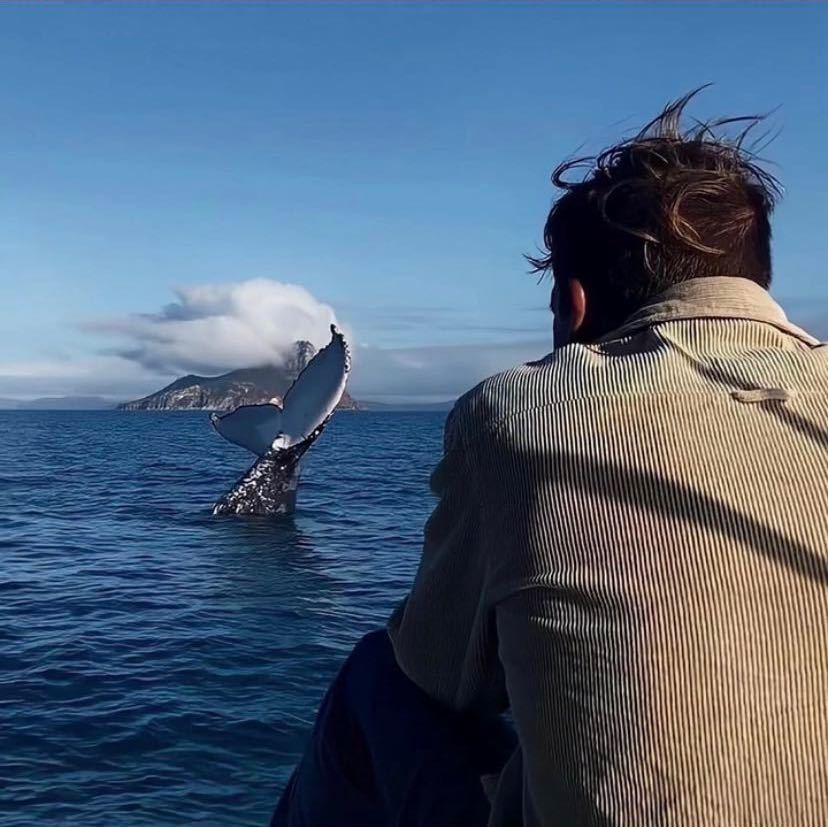
//> input picture pro.jpg, 828 x 827 px
$ ./源   (built with g++ and OpenCV 4)
//> lines starting //> are read from the running program, lines starting //| are printed output that depends on the picture
#include <iostream>
#include <opencv2/core.hpp>
#include <opencv2/highgui.hpp>
#include <opencv2/imgproc.hpp>
#include<opencv2/opencv.hpp>

using namespace std;
using namespace cv;

const int bins = 256;
Mat src;

//const char* winTitle = "input image";
//void showHistogram();
//void drawHistogram(Mat& image);

void drawHistogram(Mat& image) {
    // 定义参数变量
    const int channels[1] = { 0 };
    const int bins[1] = { 256 };
    float hranges[2] = { 0,255 };
    const float* ranges[1] = { hranges };
    int dims = image.channels();
    if (dims == 3) {
        vector<Mat> bgr_plane;
        split(src, bgr_plane);
        Mat b_hist;
        Mat g_hist;
        Mat r_hist;
        // 计算Blue, Green, Red通道的直方图
        calcHist(&bgr_plane[0], 1, 0, Mat(), b_hist, 1, bins, ranges);
        calcHist(&bgr_plane[1], 1, 0, Mat(), g_hist, 1, bins, ranges);
        calcHist(&bgr_plane[2], 1, 0, Mat(), r_hist, 1, bins, ranges);
        // 显示直方图
        int hist_w = 512;
        int hist_h = 400;
        int bin_w = cvRound((double)hist_w / bins[0]);
        Mat histImage = Mat::zeros(hist_h, hist_w, CV_8UC3);
        // 归一化直方图数据
        normalize(b_hist, b_hist, 0, histImage.rows, NORM_MINMAX, -1, Mat());
        normalize(g_hist, g_hist, 0, histImage.rows, NORM_MINMAX, -1, Mat());
        normalize(r_hist, r_hist, 0, histImage.rows, NORM_MINMAX, -1, Mat());
        // 绘制直方图曲线
        for (int i = 1; i < bins[0]; i++) {
            line(histImage, Point(bin_w * (i - 1), hist_h - cvRound(b_hist.at<float>(i - 1))),
                Point(bin_w * (i), hist_h - cvRound(b_hist.at<float>(i))), Scalar(255, 0, 0), 2, 8, 0);
            line(histImage, Point(bin_w * (i - 1), hist_h - cvRound(g_hist.at<float>(i - 1))),
                Point(bin_w * (i), hist_h - cvRound(g_hist.at<float>(i))), Scalar(0, 255, 0), 2, 8, 0);
            line(histImage, Point(bin_w * (i - 1), hist_h - cvRound(r_hist.at<float>(i - 1))),
                Point(bin_w * (i), hist_h - cvRound(r_hist.at<float>(i))), Scalar(0, 0, 255), 2, 8, 0);

        }
        // 显示直方图
        namedWindow("直方图", WINDOW_AUTOSIZE);
        imshow("直方图", histImage);
    }
    else {
        Mat hist;
        // 计算Blue, Green, Red通道的直方图
        calcHist(&image, 1, 0, Mat(), hist, 1, bins, ranges);
        // 显示直方图
        int hist_w = 512;
        int hist_h = 400;
        int bin_w = cvRound((double)hist_w / bins[0]);
        Mat histImage = Mat::zeros(hist_h, hist_w, CV_8UC3);
        // 归一化直方图数据
        normalize(hist, hist, 0, histImage.rows, NORM_MINMAX, -1, Mat());
        // 绘制直方图曲线
        for (int i = 1; i < bins[0]; i++) {
            line(histImage, Point(bin_w * (i - 1), hist_h - cvRound(hist.at<float>(i - 1))),
                Point(bin_w * (i), hist_h - cvRound(hist.at<float>(i))), Scalar(0, 255, 0), 2, 8, 0);
        }
        // 显示直方图
        namedWindow("直方图", WINDOW_AUTOSIZE);
        imshow("直方图", histImage);
    }
}

void showHistogram() {
    // 三通道分离
    vector<Mat> bgr_plane;
    split(src, bgr_plane);
    // 定义参数变量
    const int channels[1] = { 0 };
    const int bins[1] = { 256 };
    float hranges[2] = { 0,255 };
    const float* ranges[1] = { hranges };
    Mat b_hist;
    Mat g_hist;
    Mat r_hist;
    // 计算Blue, Green, Red通道的直方图
    calcHist(&bgr_plane[0], 1, 0, Mat(), b_hist, 1, bins, ranges);
    calcHist(&bgr_plane[1], 1, 0, Mat(), g_hist, 1, bins, ranges);
    calcHist(&bgr_plane[2], 1, 0, Mat(), r_hist, 1, bins, ranges);
    // 显示直方图
    int hist_w = 512;
    int hist_h = 400;
    int bin_w = cvRound((double)hist_w / bins[0]);
    Mat histImage = Mat::zeros(hist_h, hist_w, CV_8UC3);
    // 归一化直方图数据
    normalize(b_hist, b_hist, 0, histImage.rows, NORM_MINMAX, -1, Mat());
    normalize(g_hist, g_hist, 0, histImage.rows, NORM_MINMAX, -1, Mat());
    normalize(r_hist, r_hist, 0, histImage.rows, NORM_MINMAX, -1, Mat());
    // 绘制直方图曲线
    for (int i = 1; i < bins[0]; i++) {
        line(histImage, Point(bin_w * (i - 1), hist_h - cvRound(b_hist.at<float>(i - 1))),
            Point(bin_w * (i), hist_h - cvRound(b_hist.at<float>(i))), Scalar(255, 0, 0), 2, 8, 0);
        line(histImage, Point(bin_w * (i - 1), hist_h - cvRound(g_hist.at<float>(i - 1))),
            Point(bin_w * (i), hist_h - cvRound(g_hist.at<float>(i))), Scalar(0, 255, 0), 2, 8, 0);
        line(histImage, Point(bin_w * (i - 1), hist_h - cvRound(r_hist.at<float>(i - 1))),
            Point(bin_w * (i), hist_h - cvRound(r_hist.at<float>(i))), Scalar(0, 0, 255), 2, 8, 0);

        // 显示直方图
        namedWindow("直方图", WINDOW_AUTOSIZE);
        imshow("直方图", histImage);
    }
}

    int main()
    {
        Mat srcImage, dstImage;
        srcImage = imread("C:/Users/李乾/Pictures/Saved Pictures/pro.jpg");
//> srcImage is the input picture: 827 rows x 828 cols, CV_8UC3; mean B, G, R 124.7, 101.2, 80.7

        //判断图像是否加载成功
        if (!srcImage.data)
        {
            cout << "图像加载失败!" << endl;
            return -1;
        }
        else
            cout << "图像加载成功!" << endl << endl;

        cvtColor(srcImage, srcImage, COLOR_BGR2GRAY);       //将原图像转换为灰度图
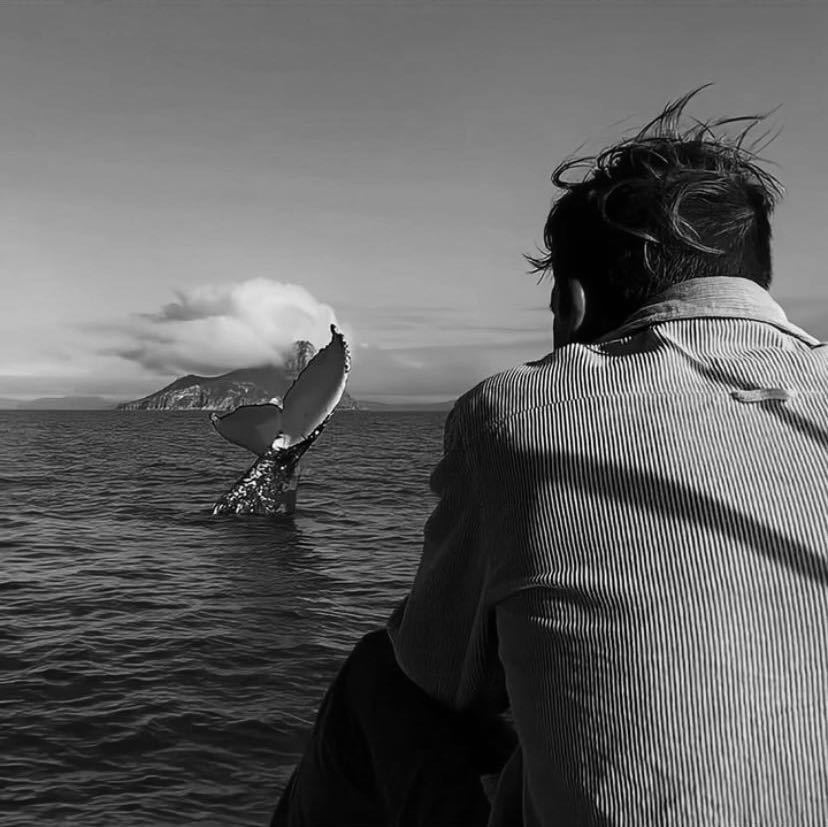
//> srcImage: 827 rows x 828 cols, CV_8UC1; min 0, max 254, mean 97.7

        equalizeHist(srcImage, dstImage);           //直方图均衡化
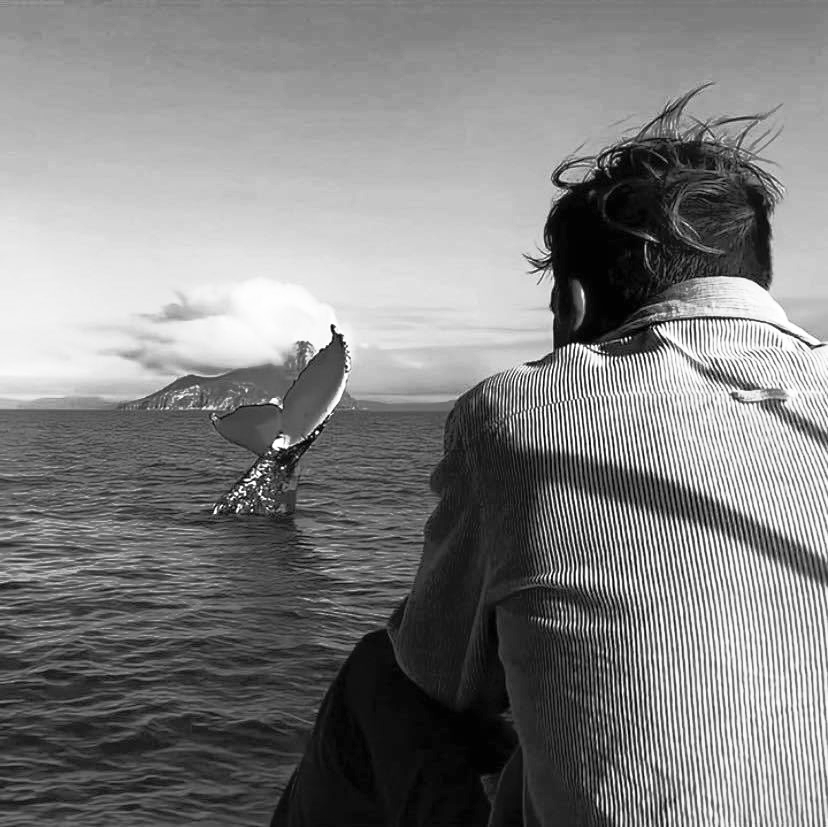
//> dstImage: 827 rows x 828 cols, CV_8UC1; min 0, max 255, mean 128.2

        //创建窗口
        String windowNameSrc = "исходное изображение原图";
        String windowNameHist = "均衡化后图像";
        namedWindow(windowNameSrc, WINDOW_AUTOSIZE);
        namedWindow(windowNameHist, WINDOW_AUTOSIZE);

        //显示图像
        imshow(windowNameSrc, srcImage);
        imshow(windowNameHist, dstImage);

        //waitKey(0);


        Mat src = imread("C:/Users/李乾/Pictures/Saved Pictures/pro.jpg", IMREAD_GRAYSCALE);
//> src: 827 rows x 828 cols, CV_8UC1; min 0, max 255, mean 97.7
        //若想处理源图，删掉这里的IMREAD_GRAYSCALE

       // namedWindow(winTitle, WINDOW_AUTOSIZE);
     //namedWindow(win, WINDOW_AUTOSIZE);

        drawHistogram(src);
//> in drawHistogram, `calcHist(&image, 1, 0, Mat(), hist, 1, bins, ranges);`: hist = 256 values, max 9472 at index 115, min 0 at index 255, mean 2674.8
//> in drawHistogram, `normalize(hist, hist, 0, histImage.rows, NORM_MINMAX, -1, Mat());`: hist = 256 values, max 400 at index 115, min 0 at index 255, mean 113
//> after the loop in drawHistogram, `for (int i = 1; i < bins[0]; i++)`:
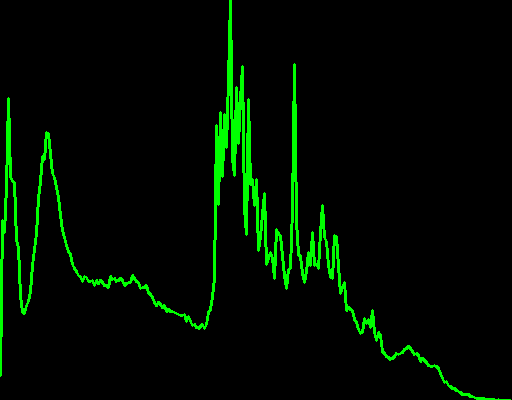
//> histImage: 400 rows x 512 cols, CV_8UC3; mean B, G, R 0, 12.8, 0

        //drawHistogram(dstImage);

        waitKey(0);


        return 0;
    }
